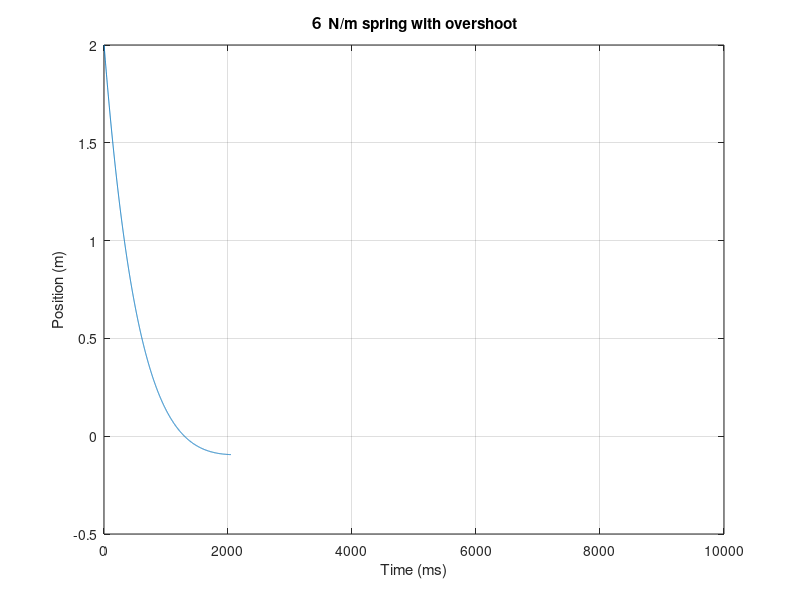

The MATLAB source for this figure:
m = 4; %kg
k = 6; %N/m
c = 2*sqrt(24); %N*s/m

dt = .001; %s

v0 = -4; %m/s right is positive
x0 = 2; %m

history = zeros(1,10000);

x = x0;  
v = v0; 
j = 1;

while abs(v) > 1e-2 % this is a numerical differentiation
    history(j) = x;
    a = -x*k/m - c*v/m;
    v = a*dt + v;
    x = v*dt + x;
    j = j + 1;
end

history(find(history==0)) = NaN;
plot( history(:) )
title('６ N/m spring with overshoot')
xlabel('Time (ms)')
ylabel('Position (m)')
grid on
        
fprintf('The overshoot is %1.5f meters\n',x)
